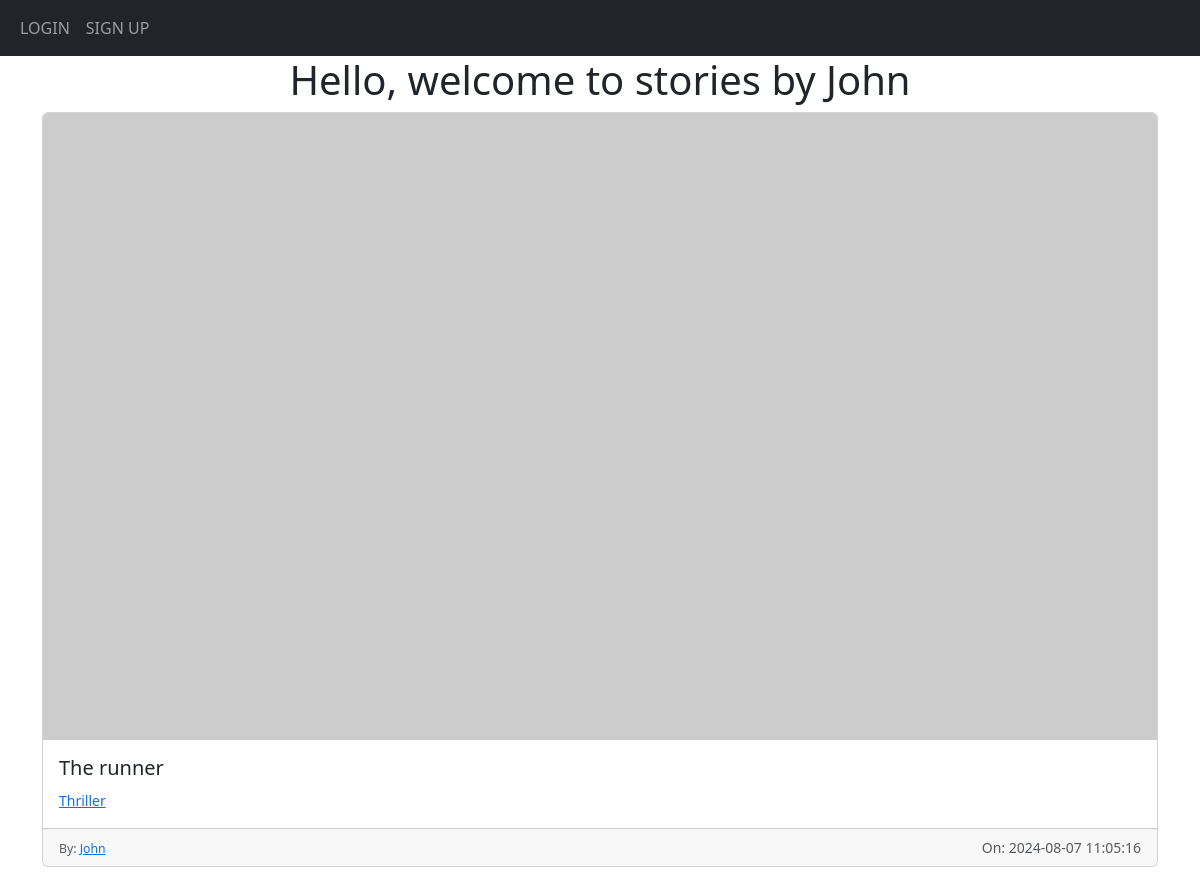
Page /view-stories/John on the earlier database version.
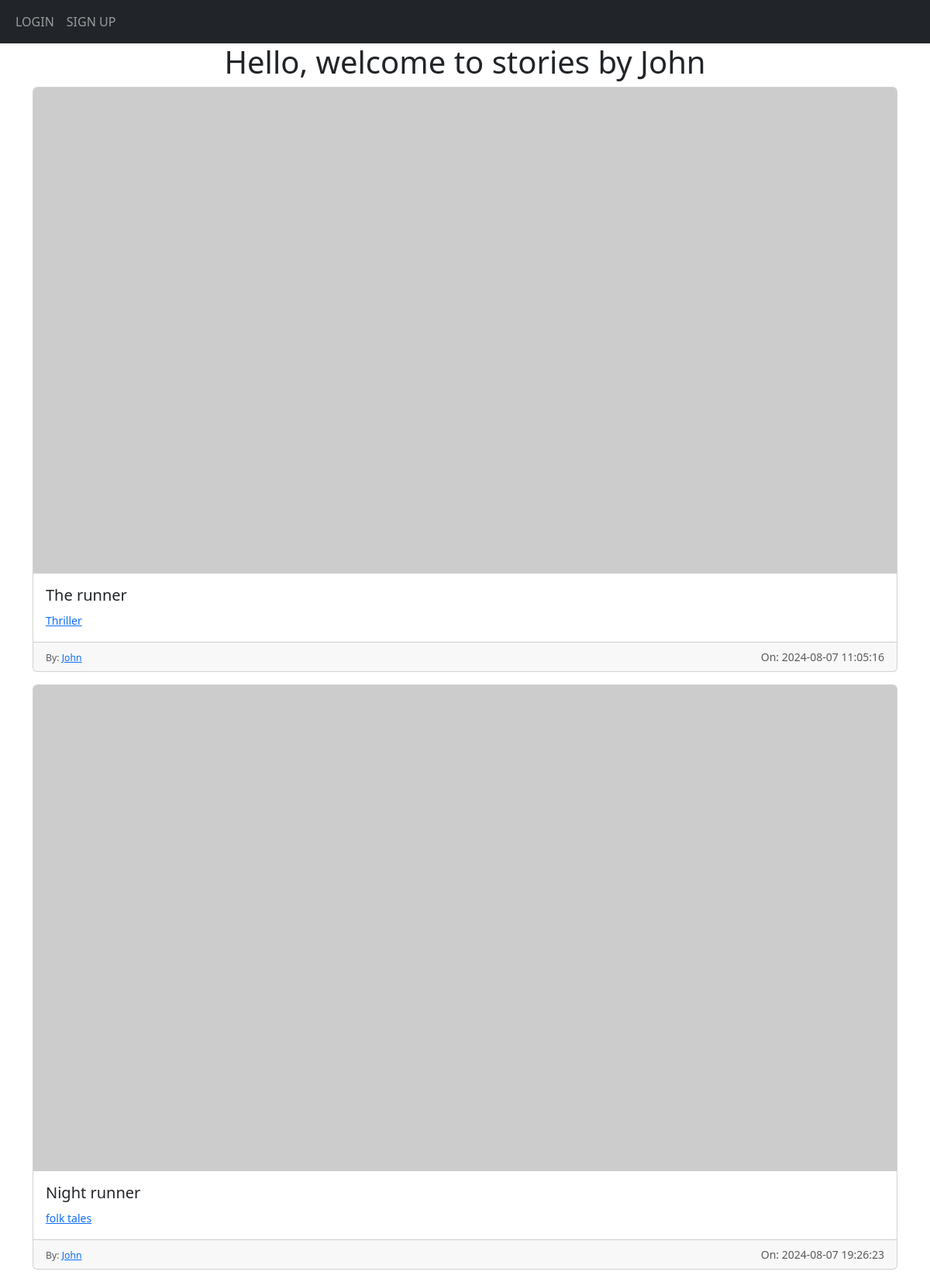
Same page on the later database version.
### myApp/models.py (models this page shows)
class Stories(db.Model):
    id = db.Column(db.Integer, primary_key=True)
    title = db.Column(db.String(240))
    image = db.Column(db.String(240))
    category = db.Column(db.String(240))
    content = db.Column(db.Text)
    date_created = db.Column(db.DateTime(timezone=True), default=func.now())
    author = db.Column(db.Integer, db.ForeignKey('user.id', ondelete='CASCADE'), nullable=False)
    Comments = db.relationship('Comments', backref='stories', passive_deletes=True)

class User(db.Model, UserMixin):
    id = db.Column(db.Integer, primary_key=True)
    email = db.Column(db.String(240), unique=True)
    username = db.Column(db.String(240), unique=True)
    password = db.Column(db.String(240))
    date_created = db.Column(db.DateTime(timezone=True), default=func.now())
    stories = db.relationship('Stories', backref='user', passive_deletes=True)
    comments = db.relationship('Comments', backref='user', passive_deletes=True)

### myApp/views.py (the view)
@views.route("/view-stories/<username>")
def view_user_stories(username):
    user = User.query.filter_by(username=username).first()
    if not user:
        flash("User not found!", category="error")
        return redirect(url_for('views.home'))
    user_stories = Stories.query.filter_by(author=user.id).all()
    title = f"{user.username}'s Stories"
    return render_template("view_user_stories.html", title=title, stories_data=user_stories)

### myApp/templates/view_user_stories.html (shortened to what this page needs)
{%extends "base.html"%}
{%block content%}
{% if stories_data %}
    {% if stories_data[0].author == current_user.id %}
        <h1 align="center">Hello {{ stories_data[0].user.username }}, welcome to your stories timeline</h1>
    {% else %}
        <h1 align="center">Hello, welcome to stories by {{ stories_data[0].user.username }}</h1>
    {% endif %}
{% endif %}
{% for storie in stories_data %}
<div class="card mb-3">
    {%if storie.image == ''%}
    <img src="https://picsum.photos/1280/720" class="card-img-top" alt="...">
    {%else%}
    <img src="{{storie.image}}" class="card-img-top" alt='{{storie.title}}'>
    {%endif%}
    <div class="card-body">
        <h5 class="card-title">{{storie.title}}</h5>
        <p class="card-text"><small class="text-muted"><a href="/storie/{{storie.category}}">{{storie.category}}</a></small></p>
    </div>
    <div class="card-footer">
        <small class="text-muted
        {% if storie.user_id == current_user.id %}
        float-start
        {% endif %}
        ">
        {% if storie.author == current_user.id %}
        <div class="btn-group">
            <button
            type="button"
            data-bs-toggle="dropdown"
            class="btn btn-sm btn-secondary dropdown-toggle"
            ></button>
            <ul class="dropdown-menu">
                <li><a href="/edit-storie/{{storie.id}}" class="btn btn-primary dropdown-item">Edit</a></li>
                <li><a href="/delete-storie/{{storie.id}}" class="btn btn-danger dropdown-item">Delete</a></li>
            </ul>
        </div>
        {%else%}
        <small >By: <a href="/stories/{{storie.username}}">{{storie.user.username}}</a></small>
        {% endif %}
        </small>
        <small class="text-muted float-end">On: {{storie.date_created}}</small>
        </div>
</div>
{%endfor%}
{%endblock%}

Differences in the rows shown:
added Stories: title "Night runner", category "folk tales", user.username "John", date_created "2024-08-07 19:26:23"
